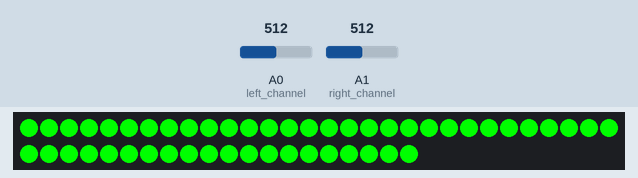
This sketch was run on a simulated Arduino Uno, built with avr-gcc and run on an emulated ATmega328P. Parts: 50 RGB LEDs in strip order, left to right, continuing on the next row. Inputs (shaded band) come from the test bench; at power-on: A0 (left_channel) = 512, A1 (right_channel) = 512.

Above: at 1.2 s.
1.3 s: A0 (left_channel) set to 306
At 2.69 s:
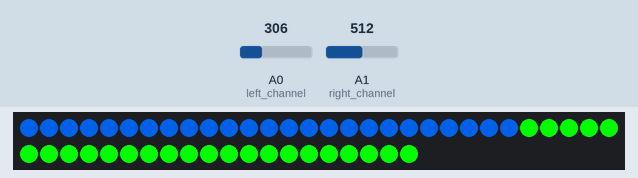
2.9 s: A1 (right_channel) set to 160
At 4.29 s:
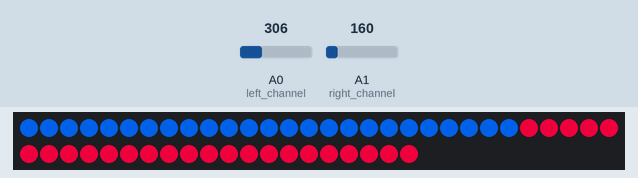
4.5 s: A1 (right_channel) set to 180
6.1 s: A0 (left_channel) set to 511
At 7.5 s:
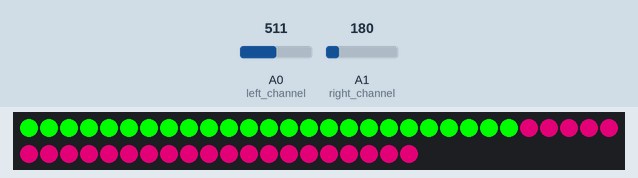
7.7 s: A1 (right_channel) set to 122
At 9.09 s:
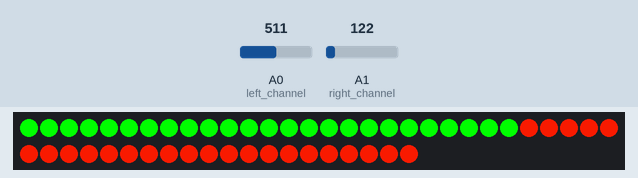
9.3 s: A0 (left_channel) set to 75
At 11.4 s:
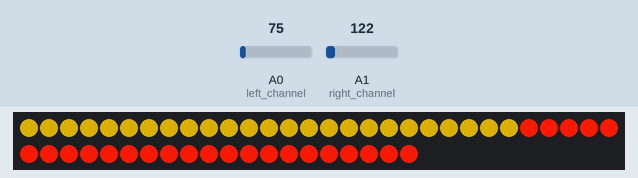

Measured:
- after the input at 1.3 s, the LEDs: first change at once (image 1 shows a later state)
- after the input at 2.9 s, the LEDs: first change at once (image 2 shows a later state)
- after the input at 6.1 s, the LEDs: first change after 0.05 s (image 3 shows a later state)
- after the input at 7.7 s, the LEDs: first change at once (image 4 shows a later state)
- after the input at 9.3 s, the LEDs: first change at once (image 5 shows a later state)

The sketch:

lights_take2.ino
```cpp
//Jeremy Blum's Arduino Tutorial Series - Episode 14 - Lights and Sound Holiday Special
//Sample Code 2 - Driving all 50 LEDs using an array powered by both stereo channels
//http://www.jeremyblum.com
//WS2801 Library and Helper Functions by Adafruit http://www.adafruit.com

/*
  The circuit:
 * A0 from Amplififed Left Channel
 * A1 from Amplified Right Channel
 * Digital 2 to Light Clock Line
 * Digital 3 to Light Data Line
 * Don't forget to connect all your grounds!
 */

//SPI Library
#include "SPI.h"

//RGB LED Library
//You can download it here: https://github.com/adafruit/Adafruit-WS2801-Library/archive/master.zip
//Install it in your library folder and restart the Arduino IDE
#include "Adafruit_WS2801.h"

//Analog Input Pins
int left_channel = 0;
int right_channel = 1;

//Light Control Pins
int light_data = 3;
int light_clk = 2;

//Set Strip Constants
const int length = 50;
const int half = length/2;

//Library Setup
Adafruit_WS2801 strip = Adafruit_WS2801(length, light_data, light_clk);

//Set up arrays for cycling through all the pixels.  I'm assuming you have an even number of lights.
uint32_t left_array[half];
uint32_t right_array[half];

void setup()
{
  //Fill pixel arrays with zeros
  for(int i=0; i<half;i++)
  {
    left_array[i] = 0;
    right_array[i] = 0;
  }

  //Initialize Strip
  strip.begin();
  strip.show();


}

void loop()
{
  //Set the hue (0-255) and 24-bit color depending on left channel value
  byte hue_left = constrain(map(analogRead(left_channel), 0, 400, 0, 255), 0, 255);
  uint32_t color_left = Wheel(hue_left);

  //Set the hue (0-255) and 24-bit color depending on right channel value
  byte hue_right = constrain(map(analogRead(right_channel), 0, 400, 0, 255), 0, 255);
  uint32_t color_right = Wheel(hue_right);

  //Shift the current values.
  for (int i = 0; i<half-1; i++)
  {
    left_array[i] = left_array[i+1];
    right_array[i] = right_array[i+1];
  }

  //Fill in the new value at the end of each array
  left_array[half-1] = color_left;
  right_array[half-1] = color_right;

  //Go through each Pixel on the strip and set its color
  for (int i=0; i<half; i++)
  {
    //set pixel color
    strip.setPixelColor(i, left_array[i]);
    strip.setPixelColor(length-i-1, right_array[i]);
  }


  //Display the new values
  strip.show();

  //sample delay
  delay(40);

}

/* Helper functions */
//http://www.ladyada.net/products/rgbledpixel/

// Create a 24 bit color value from R,G,B
uint32_t Color(byte r, byte g, byte b)
{
  uint32_t c;
  c = r;
  c <<= 8;
  c |= g;
  c <<= 8;
  c |= b;
  return c;
}

//Input a value 0 to 255 to get a color value.
//The colours are a transition r - g -b - back to r
uint32_t Wheel(byte WheelPos)
{
  if (WheelPos < 85) {
   return Color(WheelPos * 3, 255 - WheelPos * 3, 0);
  } else if (WheelPos < 170) {
   WheelPos -= 85;
   return Color(255 - WheelPos * 3, 0, WheelPos * 3);
  } else {
   WheelPos -= 170;
   return Color(0, WheelPos * 3, 255 - WheelPos * 3);
  }
}
```
